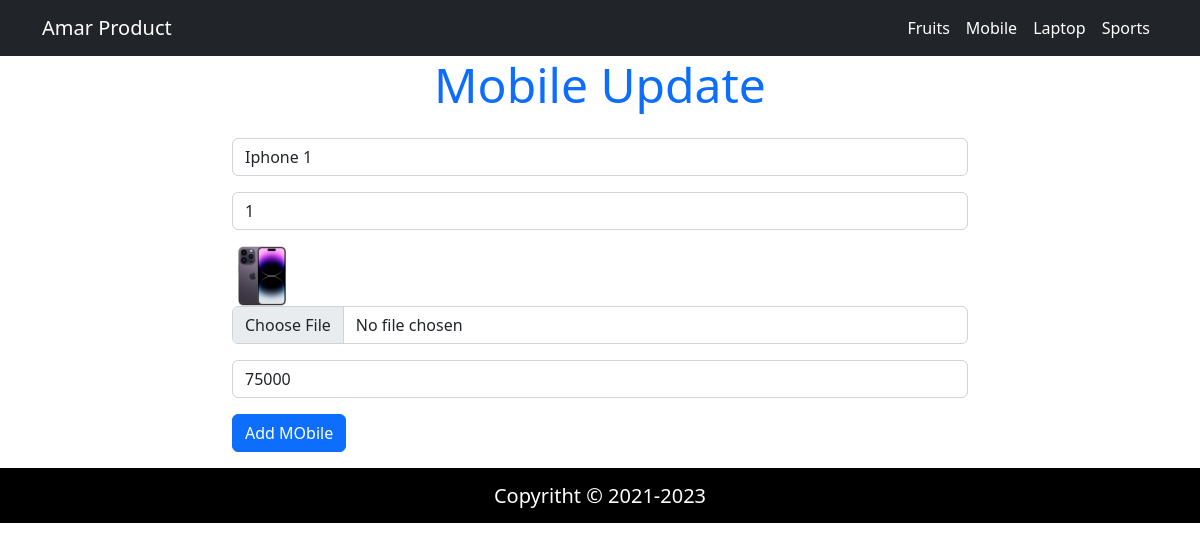
Screenshot of /mobileEdit.php?id=11 with the database file from the repository.
### tables this page shows
CREATE TABLE `mobiletable` (
  `id` int(11) NOT NULL,
  `mobilename` varchar(100) NOT NULL,
  `Qty` varchar(50) NOT NULL,
  `mobileimage` varchar(100) NOT NULL,
  `mobileprice` varchar(50) NOT NULL
);

### config/config.php (called while the page is built, shortened)
<?php
    class Connection{
        public function __construct(){
            $this->con = new mysqli("localhost","root","","fruits_manager");
        }
    }
?>

### classes/MobileManager.php (called while the page is built, shortened)
<?php
    include("config/config.php");
    class MobileManager extends Connection{
        public function edit($tid){
              $fire = $this->con->query("SELECT * FROM `mobiletable` WHERE id = '$tid'");
             return $fire;
        }
    }
?>

### mobileEdit.php (the view, shortened to what this page needs)
<?php include("includes/header.php") ?>
<?php
     include("classes/MobileManager.php");
     $t1 = new MobileManager();
     $id = $_GET['id'];
     if(isset($_GET['id'])){
        $data = $t1->edit($id);
        $row = mysqli_fetch_assoc($data);
     }
?>
<div class="container">
    <div class="row">
        <div class="col-lg-8 offset-2">
            <div class="addTask">
                    <form action="" method="POST" enctype="multipart/form-data">
                        <h2 class="display-5 text-primary text-center mb-4">Mobile Update</h2>
                        <div class="form-group mb-3">
                            <input type="text" name="new_mobilename" id="addTask" placeholder="Enter Mobile Name" class="form-control" value="<?php echo $row['mobilename'] ?>">
                        </div>
                        <div class="form-group mb-3">
                            <input type="text" name="new_Qty" id="addTask" placeholder="Enter Quantity" class="form-control" value="<?php echo $row['Qty'] ?>">
                        </div>
                        <div class="form-group mb-3">
                            <img src="upload/<?php echo $row['mobileimage']?>" alt="" width="60px" height="60px">
                            <input type="file" name="new_mobileimage" id="taskImage" class="form-control" value="<?php echo $row['mobileimage'] ?>">
                        </div>
                        <div class="form-group mb-3">
                            <input type="text" name="new_mobileprice" id="addTask" placeholder="Enter Price" class="form-control" value="<?php echo $row['mobileprice'] ?>">
                        </div>
                        <div class="form-group mb-3">
                            <input type="submit" name="upd_mobile"  class="btn btn-primary" value="Add MObile">
                        </div>
                    </form>
                </div>
        </div>
    </div>
</div>
<?php include("includes/footer.php") ?>

### rows the page displays
mobiletable: new_mobilename "Iphone 1", new_Qty "1", mobileimage (picture), new_mobileprice "75000"
